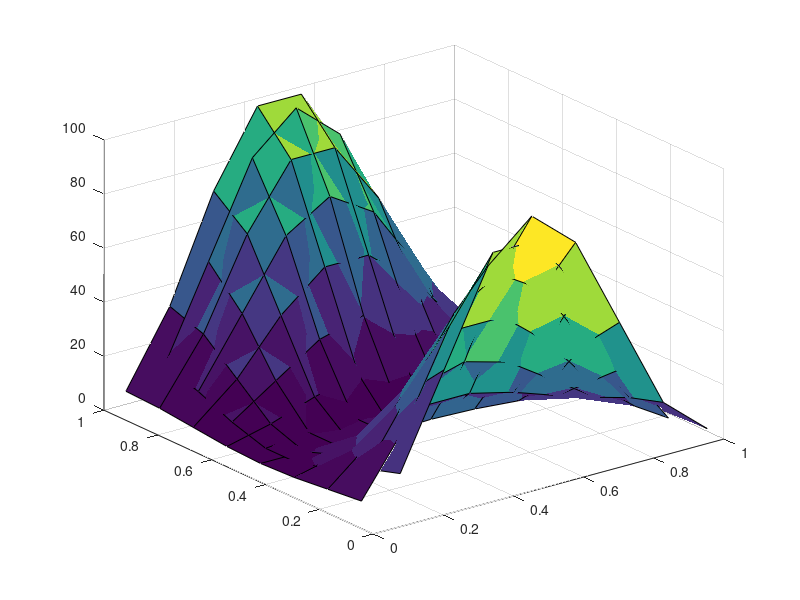

MATLAB code for this plot: (Note: this script raises an error after producing the figure.)
% Solve for steady state of heterogeneous diffusion in 2D on
% patches as an example application. The microscale is of
% known period so we interpolate next-to-edge values to get
% opposite edge values.  This version implements scenarios
% inspired by Biezemans et al. (2022) \S3, p.12.  AJR, Apr
% 2022
%!TEX root = ../Doc/eqnFreeDevMan.tex
%{
\section{\texttt{homoDiffSoln2}: steady state of a 2D
heterogeneous diffusion via small patches}
\label{sec:homoDiffSoln2}

Here we find the steady state~\(u(x,y)\) to the heterogeneous \pde
\begin{equation*}
u_t=\divv[c(x,y)\grad u]-u+f,
\quad\text{for } f=100\sin(\pi x)\sin(\pi y).
\end{equation*}
The heterogeneous diffusion~\(c\) varies over two orders of
magnitude in small space distance~\(\epsilon\).  I
include~\(-u\) in the \pde\ to ensure a steady state with
periodic BCs.

\cite{Biezemans2022} discussed an example homogenisation in
2D with heterogeneity of period~\(\epsilon:=\pi/150\) in
both directions.  Ensure integer multiple of heterogeneity
periods in the domain, and initially use three times
bigger~\(\epsilon\).
\begin{matlab}
%}
epsilon = 1/round(50/pi)
%{
\end{matlab}
\cite{Biezemans2022} choose microscale mesh spacing
of~$1/1024$, so the number of micro-grid points in one
period would be~\(1024\epsilon\). But \emph{initially} use
less.
\begin{matlab}
%}
mPeriod = round(128*epsilon) %round(1024*epsilon)
%{
\end{matlab}
So the migro-grid spacing is exactly
\begin{matlab}
%}
dx = epsilon/mPeriod   
%{
\end{matlab}

\paragraph{Diffusivities}
Now form one period of the heterogeneity diffusivities.
\cite{Biezemans2022} used \(c=1 +100 \cos^2(\pi x/\epsilon)
\sin^2(\pi y/\epsilon) \).  Need to shift phases of the
diffusivity by half-micro-grid for diffusivities in each
direction to form two diffusivity matrices on the microscale
lattice.
\begin{matlab}
%}
cHetr=[];
v=(  1:mPeriod)/mPeriod;
h=(0.5:mPeriod)/mPeriod;
cHetr(:,:,1) = 1+100*cos(pi*h').^2*sin(pi*v).^2;
cHetr(:,:,2) = 1+100*cos(pi*v').^2*sin(pi*h).^2;
%{
\end{matlab}
Plot surfaces of the diffusivity.
\begin{matlab}
%}
figure(2),surf(h,v,cHetr(:,:,2))
hold on,  surf(v,h,cHetr(:,:,1))
hold off, alpha 0.5, drawnow
%{
\end{matlab}

\paragraph{Patch configuration}
As is common, \cite{Biezemans2022} implemented
zero-Dirichlet BCs on $(0,1)^2$.  Here these are
more-or-less encompassed by implementing periodic BCs on
$(-1,1)^2$. Initially use \(8\times8\) patches to have
\(4\times4\) patches in \((0,1)^2\), which then have patch
spacing~\(H\).
\begin{matlab}
%}
nPatch = [8 8]
H = 2./nPatch 
HepsilonRatio = H/epsilon  
%{
\end{matlab}
Best when each patch spans an integral number of periods
plus two grid steps.  The smallest patches are 
\begin{matlab}
%}
nSubP = [1 1]*mPeriod+2 
%{
\end{matlab}
Consequently, the ratio of space computed on, to the space
in the domain is the product of the following ratios in each
direction, namely about~8\% here.
\begin{matlab}
%}
ratio = ((nSubP-1)*dx)./H
%{
\end{matlab}
Specify spectral interpolation.  The edgy interpolation is
self-adjoint \cite[]{Bunder2020a} leading to a symmetric
matrix problem.
\begin{matlab}
%}
configPatches2(@hetDiffForce2,[-1 1 -1 1],nan,nPatch ...
    ,0,ratio,nSubP ,'EdgyInt',true  ...
    ,'hetCoeffs',cHetr );
%{
\end{matlab}


\paragraph{Solve for steady state}
Set initial guess of zero, with \verb|NaN| to indicate
patch-edge values.  Index~\verb|i| are the indices of
patch-interior points, and the number of unknowns is then
its length.
\begin{matlab}
%}
global patches i
u0 = zeros([nSubP,1,1,nPatch]);
u0([1 end],:,:) = nan; u0(:,[1 end],:) = nan;
i = find(~isnan(u0));
nVars = numel(i)
%{
\end{matlab}
Solve by iteration.  Could use \verb|fsolve| for nonlinear
problems, but for linear it is much faster to use
Conjugate-Gradient algorithm.  \verb|gmres| is competitive,
but appears to take twice as long.
% uSoln=gmres(@(u) rhsb-theRes(u),rhsb,[],1e-9,maxIt);
\begin{matlab}
%}
tic;
if 0, uSoln=fsolve(@theRes,u0(i)); 
%{
\end{matlab}
The above is for nonlinear \pde{}s.  For linear \pde{}s,
determine the \textsc{rhs} vector, and make a function that
computes the matrix vector product.
\begin{matlab}
%}
else 
    maxIt = ceil(nVars/10);
    rhsb = theRes(u0(i));
    uSoln = pcg(@(u) rhsb-theRes(u),rhsb,1e-9,maxIt);
end
solnTime = toc
%{
\end{matlab}
Store the solution into the patches, and give magnitudes.
\begin{matlab}
%}
u0(i) = uSoln;
normSoln = norm(uSoln)
normResidual = norm(theRes(uSoln))
%{
\end{matlab}

\paragraph{Draw solution profile}
First reshape arrays to suit 2D space surface plots.
\begin{matlab}
%}
figure(1), clf, colormap(hsv)
x = squeeze(patches.x); y = squeeze(patches.y);
u = reshape(permute(squeeze(u0),[1 3 2 4]), [numel(x) numel(y)]);
%{
\end{matlab}
Draw the patch solution surface in the positive quadrant,
with edge-values omitted as already~\verb|NaN| by not
bothering to interpolate them.
\begin{matlab}
%}
surf(x(:),y(:),u'); view(60,40) 
maxu = ceil(max(u(:))*10)/10;
axis([0 1 0 1 0 maxu]),   caxis([0 maxu])
xlabel('x'), ylabel('y'), zlabel('u(x,y)')
%{
\end{matlab}



\paragraph{\texttt{theRes()}: function to zero}
This functions converts a vector of values into the interior
values of the patches, then evaluates the time derivative of
the system, and returns the vector of patch-interior time
derivatives.
\begin{matlab}
%}
function f=theRes(u)
  global i patches
  v=nan(size(patches.x+patches.y));
  v(i)=u;
  f=patchSys2(0,v(:),patches);
  f=f(i);
end
%{
\end{matlab}


\paragraph{\texttt{hetDiffForce2()}: heterogeneous diffusion PDE}
This function, based upon \cref{sec:heteroDiff2}, codes the
lattice heterogeneous diffusion of the \pde\ inside the
patches.  For 6D input arrays~\verb|u|, \verb|x|,
and~\verb|y|, computes the time derivativeat each point in
the interior of a patch, output in~\verb|ut|.  The two 2D
array of diffusivities,~$c^x_{ij}$ and~$c^y_{ij}$, are
stored in~\verb|patches.cs| (3D). 
\begin{matlab}
%}
function ut = hetDiffForce2(t,u,patches)
  dx = diff(patches.x(2:3));  % x space step
  dy = diff(patches.y(2:3));  % y space step
  ix = 2:size(u,1)-1; % x interior points in a patch
  iy = 2:size(u,2)-1; % y interior points in a patch
  ut = nan+u;         % preallocate output array
  fu = -u+100*sin(pi*patches.x).*sin(pi*patches.y);
  ut(ix,iy,:,:,:,:) ...
  = diff(patches.cs(:,iy,1).*diff(u(:,iy,:,:,:,:),1),1)/dx^2 ...
   +diff(patches.cs(ix,:,2).*diff(u(ix,:,:,:,:,:),1,2),1,2)/dy^2 ...
   +fu(ix,iy,:,:,:,:); 
end% function
%{
\end{matlab}

Fin.
%}
